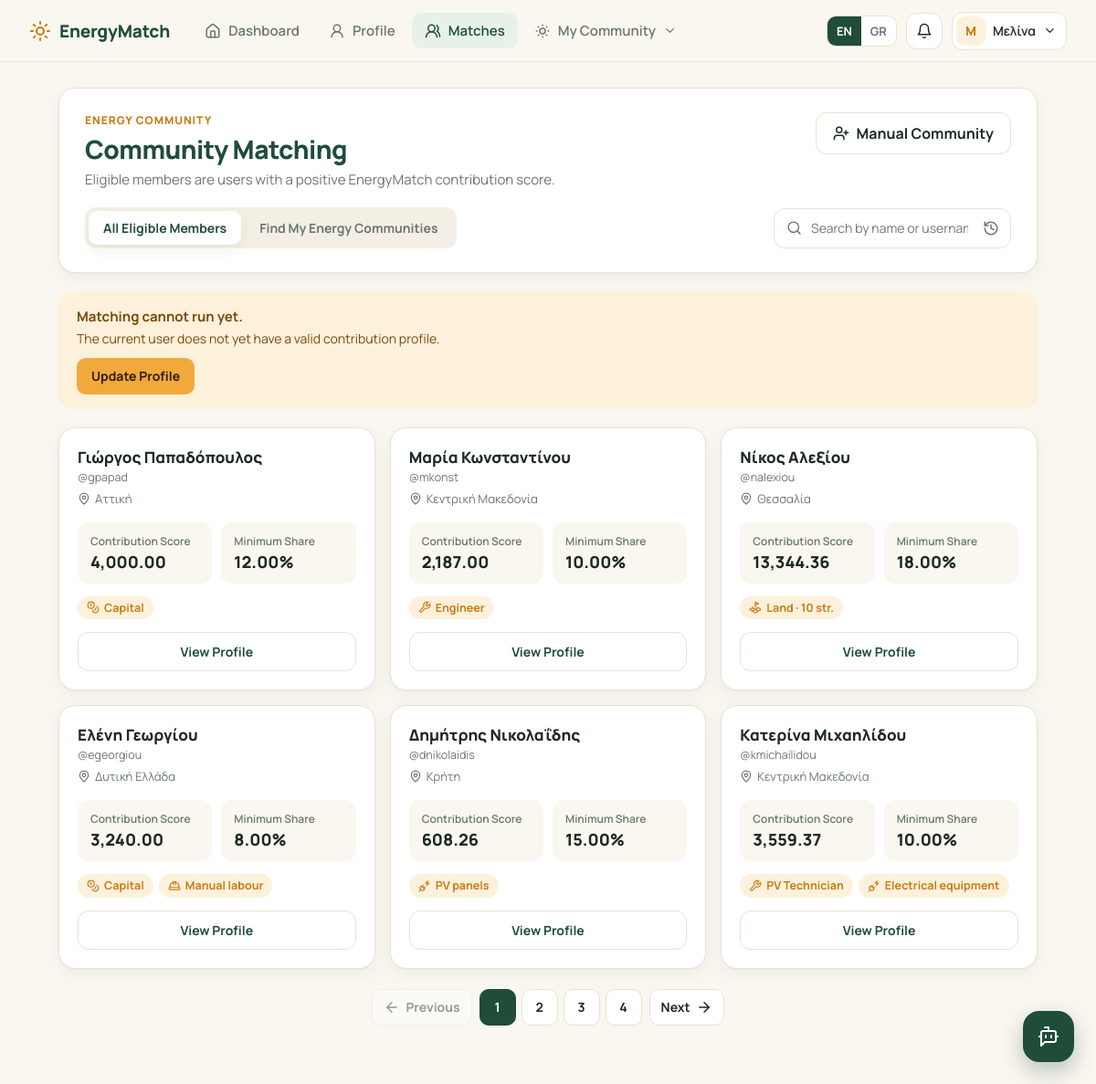
Screenshot of /matches.php (signed in) with the database file from the repository.
### tables this page shows
CREATE TABLE `users` (
  `id` int(11) NOT NULL AUTO_INCREMENT,
  `name` varchar(50) NOT NULL,
  `surname` varchar(50) NOT NULL,
  `address` varchar(150) DEFAULT NULL,
  `region` varchar(100) DEFAULT NULL,
  `city` varchar(100) DEFAULT NULL,
  `postal_code` varchar(10) DEFAULT NULL,
  `phone` varchar(20) DEFAULT NULL,
  `email` varchar(100) DEFAULT NULL,
  `username` varchar(50) DEFAULT NULL,
  `password` varchar(255) NOT NULL,
  `role` enum('user','admin') NOT NULL DEFAULT 'user',
  `banned_at` datetime DEFAULT NULL,
  `created_at` timestamp NOT NULL DEFAULT current_timestamp(),
  PRIMARY KEY (`id`),
  UNIQUE KEY `email` (`email`),
  UNIQUE KEY `username` (`username`)
);

### matches.php (the view, shortened to what the rows shown need)
<?php
require_once "db.php";
require_once "lang.php";
$language = $_SESSION["language"] ?? "en";
function safe($value)
{
    return htmlspecialchars(
        (string) $value,
        ENT_QUOTES,
        "UTF-8"
    );
}
function emText($english, $greek)
{
    $language = $_SESSION["language"] ?? "en";
    return $language === "gr" ? $greek : $english;
}
function emNumber($value, $decimals = 2)
{
    $greek = ($_SESSION["language"] ?? "en") === "gr";
    return number_format((float) $value, $decimals, $greek ? "," : ".", $greek ? "." : ",");
}
require_once "community_algorithm.php";
require_once "contribution_tags.php";
$eligibleMembers = $eligibleMembers ?? [];
$matches = [];
foreach ($eligibleMembers as $member) {
    $matches[] = $member;
}
$matches_count = count($matches);
$landEnergyByUser = [];
$landValuationData = require __DIR__ . "/land_valuation_data.php";
$landSql = "SELECT user_id, SUM(estimated_value) AS land_value, SUM(land_area) AS land_area, AVG(location_factor) AS location_factor, AVG(solar_score) AS solar_score, AVG(solar_irradiation) AS solar_irradiation FROM user_contributions WHERE contribution_type = 'land' GROUP BY user_id";
$landStmt = $conn->prepare($landSql);
if ($landStmt) {
    if ($landStmt->execute()) {
        $landResult = $landStmt->get_result();
        while ($landRow = $landResult->fetch_assoc()) {
            $landEnergyByUser[(int) $landRow["user_id"]] = $landRow;
        }
    }
}
$initial_view =
    (isset($_GET["view"]) && $_GET["view"] === "community")
        ? "community"
        : "all";
?>
<!DOCTYPE html>
<html lang="<?php echo $language === "gr" ? "el" : "en"; ?>">
<head>
    <?php include "head_assets.php"; ?>
    <link
        rel="stylesheet"
        href="css/match.css?v=<?php echo ASSET_VERSION; ?>"
    >
    <link
        rel="stylesheet"
        href="css/chatbot.css?v=<?php echo ASSET_VERSION; ?>"
    >
</head>
<body>
<section class="hero-section ui-page">
    <section class="matches-toolbar">
        <div class="toolbar-top">
            <div class="toolbar-title">
                <h1>
                    <?php echo emText(
                        "Community Matching",
                        "Αντιστοίχιση Κοινότητας"
                    ); ?>
                </h1>
            </div>
        </div>
    </section>
    <div
        id="membersSection"
        class="<?php echo $initial_view === "community" ? "members-section-hidden" : ""; ?>"
    >
        <div
            class="matches-grid"
            id="matchesGrid"
        >
            <?php if ($matches_count > 0): ?>
                <?php foreach ($matches as $row): ?>
                    <div
                        class="match-card"
                        data-user-id="<?php echo (int) $row["user_id"]; ?>"
                        data-name="<?php echo safe($row["name"] . " " . $row["surname"]); ?>"
                        data-username="<?php echo safe($row["username"] ?? ""); ?>"
                        data-region="<?php echo safe($row["location"] ?? ""); ?>"
                    >
                        <div class="card-header">
                            <div>
                                <h3>
                                    <?php echo safe(
                                        $row["name"] . " " . $row["surname"]
                                    ); ?>
                                </h3>
                                <?php if (($row["username"] ?? "") !== ""): ?>
                                    <span class="member-username">@<?php echo safe($row["username"]); ?></span>
                                <?php endif; ?>
                                <span class="member-location">
                                    <i data-lucide="map-pin"></i>
                                    <?php
                                    echo safe(
                                        trim((string) ($row["location"] ?? "")) !== ""
                                            ? $row["location"]
                                            : emText(
                                                "Location not provided",
                                                "Δεν έχει δηλωθεί περιοχή"
                                            )
                                    );
                                    ?>
                                </span>
                            </div>
                        </div>
                        <div class="member-value-row">
                            <div class="member-value-box">
                                <span>
                                    <?php echo emText(
                                        "Contribution Score",
                                        "Βαθμολογία Συνεισφοράς"
                                    ); ?>
                                </span>
                                <strong>
                                    <?php echo emNumber((float) $row["contribution_value"], 2); ?>
                                </strong>
                            </div>
                            <div class="member-value-box">
                                <span>
                                    <?php echo emText(
                                        "Minimum Share",
                                        "Ελάχιστο Ποσοστό"
                                    ); ?>
                                </span>
                                <strong>
                                    <?php echo emNumber((float) $row["minimum_share"], 2); ?>%
                                </strong>
                            </div>
                        </div>
                        <div class="contribution-tags">
                            <?php echo emContributionTags($row, $landEnergyByUser[(int) $row["user_id"]] ?? null); ?>
                        </div>
                        <a
                            href="view_profile.php?id=<?php echo (int) $row["user_id"]; ?>"
                            class="view-profile-link"
                        >
                            <button type="button">
                                <?php echo t("view_profile"); ?>
                            </button>
                        </a>
                    </div>
                <?php endforeach; ?>
            <?php endif; ?>
        </div>
    </div>
</section>
</body>
</html>

### contribution_tags.php (shortened to what the rows shown need)
<?php
require_once __DIR__ . "/contribution_valuation.php";
function emTagIsGreek(): bool
{
    return ($_SESSION["language"] ?? "en") === "gr";
}
function emTagText(string $english, string $greek): string
{
    return emTagIsGreek() ? $greek : $english;
}
function emTagNumber($value, int $decimals = 2): string
{
    return emTagIsGreek()
        ? number_format((float) $value, $decimals, ",", ".")
        : number_format((float) $value, $decimals, ".", ",");
}
function emTagShortNumber($value): string
{
    $text = emTagNumber($value, 2);
    $separator = emTagIsGreek() ? "," : ".";
    return rtrim(rtrim($text, "0"), $separator);
}
function emTagMoney($value): string
{
    return emTagIsGreek()
        ? emTagNumber($value) . " €"
        : "€" . emTagNumber($value);
}
function emTagEscape($value): string
{
    return htmlspecialchars((string) $value, ENT_QUOTES, "UTF-8");
}
function emTagSpecialtyLabel(string $specialty): string
{
    $labels = [
        "Electrician"   => ["Electrician", "Ηλεκτρολόγος"],
        "PV Technician" => ["PV Technician", "Τεχνικός Φωτοβολταϊκών"],
        "Engineer"      => ["Engineer", "Μηχανικός"],
        "Installer"     => ["Installer", "Εγκαταστάτης"],
        "Other"         => ["Other specialty", "Άλλη ειδικότητα"],
    ];
    return isset($labels[$specialty])
        ? emTagText($labels[$specialty][0], $labels[$specialty][1])
        : $specialty;
}
function emTagEquipmentLabel(string $type): string
{
    $labels = [
        "pv_panels"            => ["PV panels", "Φωτοβολταϊκά πάνελ"],
        "battery_storage"      => ["Batteries", "Μπαταρίες"],
        "electrical_equipment" => ["Electrical equipment", "Ηλεκτρολογικός εξοπλισμός"],
    ];
    return isset($labels[$type])
        ? emTagText($labels[$type][0], $labels[$type][1])
        : str_replace("_", " ", $type);
}
function emContributionTagData(array $member, ?array $landInfo = null): array
{
    $details = $member["contribution_details"] ?? [];
    $values = $member["contribution_breakdown"] ?? [];
    $tags = [];
    foreach (($member["contribution_types"] ?? []) as $type) {
        $value = (float) ($values[$type] ?? 0);
        if ($type === "capital") {
            $tags[] = [
                "type" => $type,
                "icon" => "coins",
                "label" => emTagText("Capital", "Κεφάλαιο"),
                "title" => emTagText("Capital", "Κεφάλαιο"),
                "rows" => [
                    [emTagText("Amount", "Ποσό"), emTagMoney($details["capital_amount"] ?? $value)],
                ],
                "value" => $value,
                "note" => emTagText(
                    "Money the member puts into the project. It counts at its full amount.",
                    "Χρήματα που βάζει το μέλος στο έργο. Μετράνε με όλο τους το ποσό."
                ),
            ];
        } elseif ($type === "land") {
            $area = (float) ($landInfo["land_area"] ?? $details["land_area"] ?? 0);
            $rows = [
                [emTagText("Area", "Έκταση"), emTagShortNumber($area) . " " . emTagText("str.", "στρ.")],
            ];
            if (trim((string) ($details["land_location"] ?? "")) !== "") {
                $rows[] = [emTagText("Location", "Τοποθεσία"), $details["land_location"]];
            }
            if ($landInfo !== null && $landInfo["solar_score"] !== null) {
                $rows[] = ["Solar Score", emTagNumber($landInfo["solar_score"]) . "%"];
            }
            if ($landInfo !== null && $landInfo["location_factor"] !== null) {
                $landData = require __DIR__ . "/land_valuation_data.php";
                $pricePerStremma = (float) $landData["national_average"] / (float) $landData["stremmata_per_hectare"];
                $rows[] = [
                    emTagText("Calculation", "Υπολογισμός"),
                    emTagShortNumber($area) . " × " . emTagMoney($pricePerStremma) . " × f " . emTagNumber($landInfo["location_factor"], 3),
                ];
            }
            $tags[] = [
                "type" => $type,
                "icon" => "land-plot",
                "label" => emTagText("Land", "Γη") . " · " . emTagShortNumber($area) . " " . emTagText("str.", "στρ."),
                "title" => emTagText("Land / space", "Γη / χώρος"),
                "rows" => $rows,
                "value" => $value,
                "note" => emTagText(
                    "Eurostat land price adjusted to the solar potential (f) of the location. Model estimate.",
                    "Τιμή γης Eurostat προσαρμοσμένη στο ηλιακό δυναμικό (f) της τοποθεσίας. Εκτίμηση μοντέλου."
                ),
            ];
        } elseif ($type === "manual_labor") {
            $hours = (float) ($details["manual_hours"] ?? 0);
            $rate = (float) getLaborReference("manual_labor")["hourly_rate"];
            $tags[] = [
                "type" => $type,
                "icon" => "hard-hat",
                "label" => emTagText("Manual labour", "Χειρωνακτική"),
                "title" => emTagText("Manual labour", "Χειρωνακτική εργασία"),
                "rows" => [
                    [emTagText("Hours", "Ώρες"), emTagShortNumber($hours)],
                    [emTagText("Hourly rate", "Ωριαία αμοιβή"), emTagMoney($rate)],
                ],
                "value" => $value,
                "note" => emTagText(
                    "General work on the installation (e.g. carrying, cleaning, assembly).",
                    "Γενική εργασία στην εγκατάσταση (π.χ. μεταφορές, καθαρισμός, συναρμολόγηση)."
                ),
            ];
        } elseif ($type === "skilled_labor") {
            $specialty = trim((string) ($details["specialty"] ?? ""));
            $hours = (float) ($details["skilled_hours"] ?? 0);
            $rate = (float) getLaborReference("skilled_labor", $specialty)["hourly_rate"];
            $specialtyLabel = $specialty !== ""
                ? emTagSpecialtyLabel($specialty)
                : emTagText("Skilled labour", "Εξειδικευμένη");
            $tags[] = [
                "type" => $type,
                "icon" => "wrench",
                "label" => $specialtyLabel,
                "title" => emTagText("Skilled labour", "Εξειδικευμένη εργασία"),
                "rows" => [
                    [emTagText("Specialty", "Ειδικότητα"), $specialtyLabel],
                    [emTagText("Hours", "Ώρες"), emTagShortNumber($hours)],
                    [emTagText("Hourly rate", "Ωριαία αμοιβή"), emTagMoney($rate)],
                ],
                "value" => $value,
                "note" => emTagText(
                    "Professional work, valued with the mean hourly earnings of the specialty in Greece (Eurostat 2022).",
                    "Επαγγελματική εργασία, με τις μέσες ωριαίες αποδοχές της ειδικότητας στην Ελλάδα (Eurostat 2022)."
                ),
            ];
        } elseif ($type === "equipment") {
            $items = $details["equipment_items"] ?? [];
            $rows = [];
            foreach ($items as $item) {
                $text = (int) $item["equipment_quantity"] . " × " . emTagShortNumber($item["equipment_capacity"]);
                if ($item["equipment_capacity_unit"] !== "") {
                    $text .= " " . $item["equipment_capacity_unit"];
                }
                $rows[] = [emTagEquipmentLabel((string) $item["equipment_type"]), $text];
            }
            $label = count($items) === 1
                ? emTagEquipmentLabel((string) $items[0]["equipment_type"])
                : emTagText("Equipment", "Εξοπλισμός") . (count($items) > 1 ? " (" . count($items) . ")" : "");
            $tags[] = [
                "type" => $type,
                "icon" => "plug-zap",
                "label" => $label,
                "title" => emTagText("Equipment", "Εξοπλισμός"),
                "rows" => $rows,
                "value" => $value,
                "note" => emTagText(
                    "Price new × age factor × condition (sun.store market prices).",
                    "Τιμή καινούργιου × συντελεστής ηλικίας × κατάσταση (τιμές αγοράς sun.store)."
                ),
            ];
        }
    }
    return $tags;
}
function emContributionTags(array $member, ?array $landInfo = null): string
{
    $html = "";
    foreach (emContributionTagData($member, $landInfo) as $tag) {
        $html .= '<span class="em-ctag" tabindex="0" data-type="' . emTagEscape($tag["type"]) . '">';
        $html .= '<i data-lucide="' . emTagEscape($tag["icon"]) . '"></i>';
        $html .= '<span class="em-ctag-label">' . emTagEscape($tag["label"]) . '</span>';
        $html .= '<span class="em-ctag-tip" role="tooltip">';
        $html .= '<span class="em-ctag-tip-title"><i data-lucide="' . emTagEscape($tag["icon"]) . '"></i>' . emTagEscape($tag["title"]) . '</span>';
        foreach ($tag["rows"] as $row) {
            $html .= '<span class="em-ctag-tip-row"><span>' . emTagEscape($row[0]) . '</span><b>' . emTagEscape($row[1]) . '</b></span>';
        }
        $html .= '<span class="em-ctag-tip-value"><span>' . emTagText("Valuation", "Αποτίμηση") . '</span><b>' . emTagEscape(emTagMoney($tag["value"])) . '</b></span>';
        $html .= '<small>' . emTagEscape($tag["note"]) . '</small>';
        $html .= '</span>';
        $html .= '</span>';
    }
    return $html;
}

### rows the page displays
users: name+surname "Γιώργος Παπαδόπουλος", username "gpapad", location "Αττική", contribution_value "4,000.00", minimum_share "12.00", label "Capital"
users: name+surname "Μαρία Κωνσταντίνου", username "mkonst", location "Κεντρική Μακεδονία", contribution_value "2,187.00", minimum_share "10.00", label "Engineer"
users: name+surname "Νίκος Αλεξίου", username "nalexiou", location "Θεσσαλία", contribution_value "13,344.36", minimum_share "18.00", label "Land · 10 str."
users: name+surname "Ελένη Γεωργίου", username "egeorgiou", location "Δυτική Ελλάδα", contribution_value "3,240.00", minimum_share "8.00", label "Capital", label "Manual labour"
users: name+surname "Δημήτρης Νικολαΐδης", username "dnikolaidis", location "Κρήτη", contribution_value "608.26", minimum_share "15.00", label "PV panels"
users: name+surname "Κατερίνα Μιχαηλίδου", username "kmichailidou", location "Κεντρική Μακεδονία", contribution_value "3,559.37", minimum_share "10.00", label "PV Technician", label "Electrical equipment"

### other values shown
t("dashboard") "Dashboard"
t("profile") "Profile"
t("matches") "Matches"
t("nav_my_community") "My Community"
$navUserInitial "Μ"
$navUserName "Μελίνα"
emText("ENERGY COMMUNITY", "ΕΝΕΡΓΕΙΑΚΗ ΚΟΙΝΟΤΗΤΑ") "ENERGY COMMUNITY"
safe($community_algorithm_error) "The current user does not yet have a valid contribution profile."
t("previous") "Previous"
t("next") "Next"
